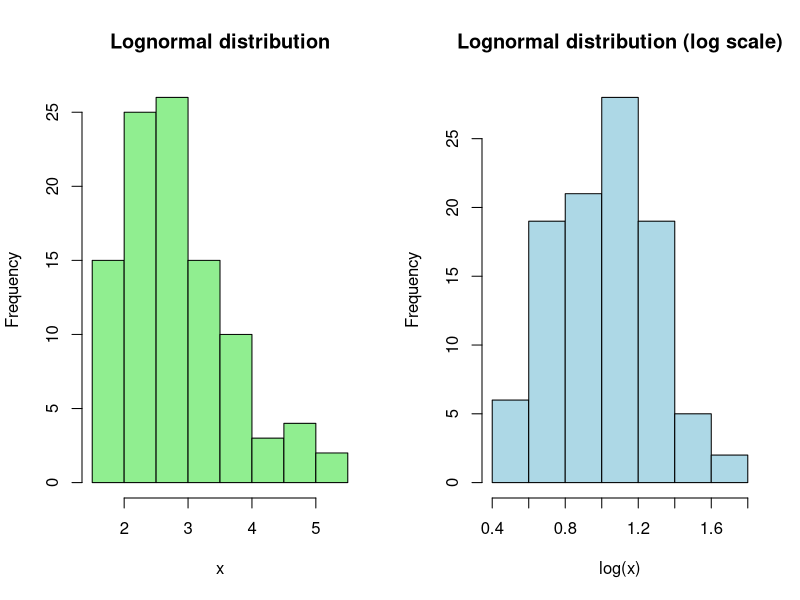

The R source for this figure:
## ---- chunk 1
knitr::opts_chunk$set(echo = TRUE)
## ---- chunk 2

# specify values
n <- 100
mu <- 1
sigma <- 0.25

# sample from log normal
lnorm <- rlnorm(n, meanlog = mu, sdlog = sigma)

# Histograms of the distributions
par(mfrow = c(1,2))
hist(lnorm, main = "Lognormal distribution", xlab = "x", col = "lightgreen")
hist(log(lnorm), main = "Lognormal distribution (log scale)", xlab = "log(x)", col = "lightblue")

